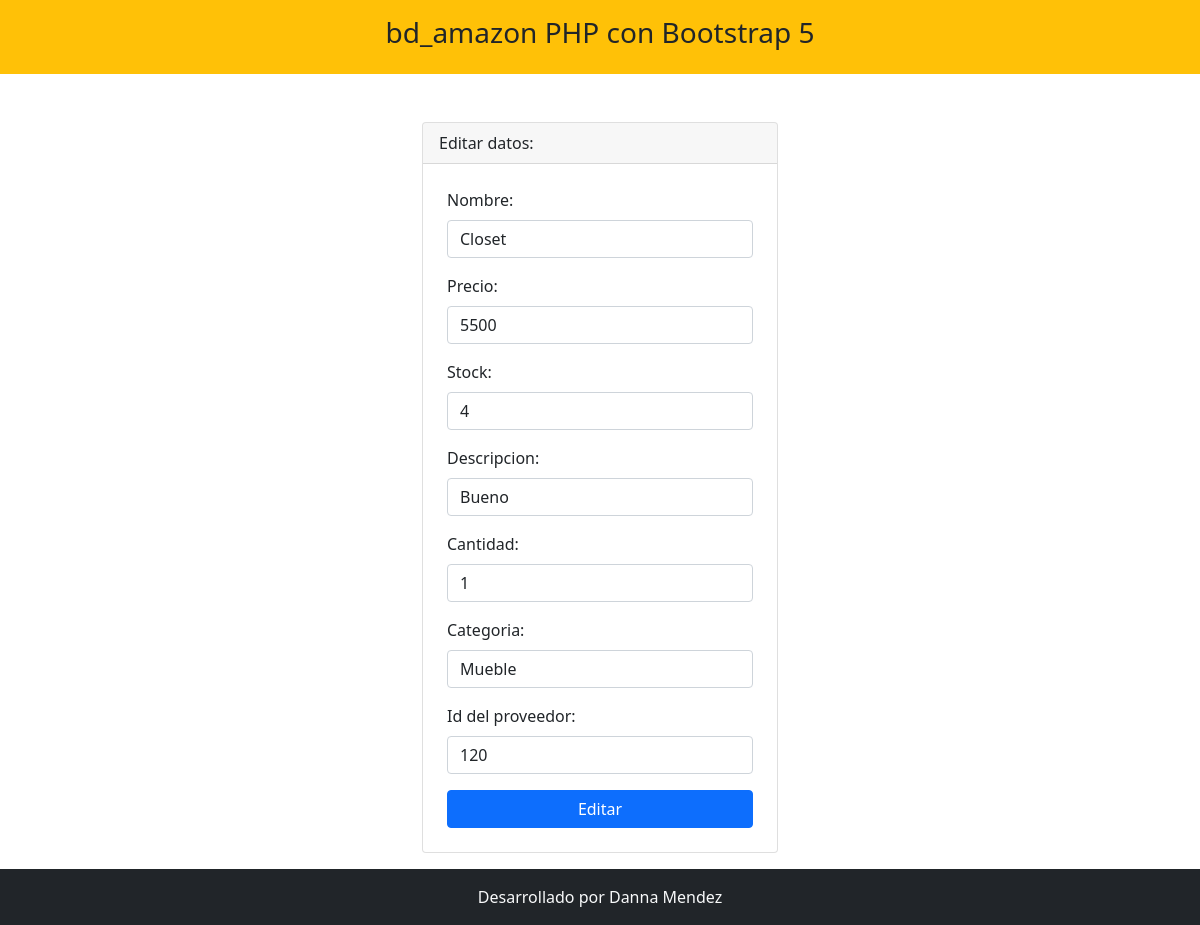
The page /editar.php?id_producto=3 on the database its author committed.
### tables this page shows
CREATE TABLE `productos` (
  `id_producto` int(11) NOT NULL,
  `nombre` varchar(100) DEFAULT NULL,
  `precio` int(11) DEFAULT NULL,
  `stock` int(70) DEFAULT NULL,
  `descripcion` varchar(255) NOT NULL,
  `cantidad` int(10) NOT NULL,
  `categoria` varchar(255) NOT NULL,
  `id_proveedor` int(10) NOT NULL
);

### editar.php (the view, shortened to what this page needs)
<?php include 'template/header.php' ?>
<?php
    include_once 'model/conexion.php';
    $id_producto = $_GET['id_producto'];
    $sentencia = $bd->prepare("select * from productos where id_producto = ?;");
    $sentencia->execute([$id_producto]);
    $productos = $sentencia->fetch(PDO::FETCH_OBJ);
?>
<div class="container mt-5">
    <div class="row justify-content-center">
        <div class="col-md-4">
            <div class="card">
                <div class="card-header">
                    Editar datos:
                </div>
                <form class="p-4" method="POST" action="editarProceso.php">
                    <div class="mb-3">
                        <label class="form-label">Nombre: </label>
                        <input type="text" class="form-control" name="txtNombre" required
                        value="<?php echo $productos->nombre; ?>">
                    </div>
                    <div class="mb-3">
                        <label class="form-label">Precio: </label>
                        <input type="number" class="form-control" name="txtprecio" autofocus required
                        value="<?php echo $productos->precio; ?>">
                    </div>
                    <div class="mb-3">
                        <label class="form-label">Stock: </label>
                        <input type="number" class="form-control" name="txtstock" autofocus required
                        value="<?php echo $productos->stock; ?>">
                    </div>
                    <div class="mb-3">
                        <label class="form-label">Descripcion: </label>
                        <input type="text" class="form-control" name="txtDesc" autofocus required
                        value="<?php echo $productos->descripcion; ?>">
                    </div>
                    <div class="mb-3">
                        <label class="form-label">Cantidad: </label>
                        <input type="number" class="form-control" name="txtCant" autofocus required
                        value="<?php echo $productos->cantidad; ?>">
                    </div>
                    <div class="mb-3">
                        <label class="form-label">Categoria: </label>
                        <input type="text" class="form-control" name="txtCat" autofocus required
                        value="<?php echo $productos->categoria; ?>">
                    </div>
                    <div class="mb-3">
                        <label class="form-label">Id del proveedor: </label>
                        <input type="number" class="form-control" name="txtProv" autofocus required
                        value="<?php echo $productos->id_proveedor; ?>">
                    </div>
                    <div class="d-grid">
                        <input type="submit" class="btn btn-primary" value="Editar">
                    </div>
                </form>
            </div>
        </div>
    </div>
</div>
<?php include 'template/footer.php' ?>

### rows shown on the page
productos: txtNombre "Closet", txtprecio "5500", txtstock "4", txtDesc "Bueno", txtCant "1", txtCat "Mueble", txtProv "120"
